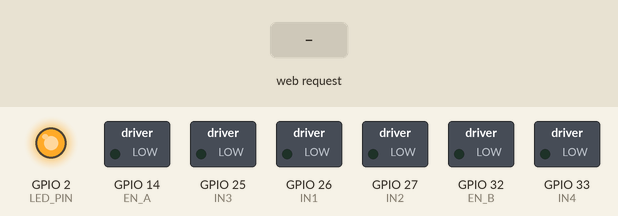
A sketch run on a simulated ESP32. Shown: switched loads named in the sketch (green lamp = pin HIGH), output pins drawn as LEDs (lit = HIGH). The test bench sets the inputs (shaded band). WiFi joins after 1.5 s; servers stay silent unless stated; what the sketch prints to the serial monitor is not drawn.

Above: at 0.1 s.
At 2.8 s:
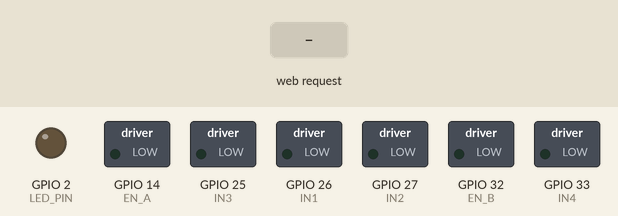
2.9 s: HTTP request GET /FORWARD received
4.4 s: HTTP request GET /BACKWARD received
5.9 s: HTTP request GET /LEFT received
Timing chart, 0 to 8.9 s (numbered marks = the images above; inputs shaded):
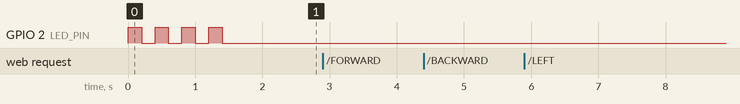

The sketch:

RobotServer.ino
```cpp
#include <WiFi.h>

// --- Configuration ---
const char* ssid     = "wifi_name";
const char* password = "password";

WiFiServer server(8080);

// --- Pin Definitions ---
const int EN_A = 14; // Left Motor Enable Pin
const int IN1  = 26; // Left Motor Input 1 (Direction)
const int IN2  = 27; // Left Motor Input 2 (Direction)

const int EN_B = 32; // Right Motor Enable Pin
const int IN3  = 25; // Right Motor Input 3 (Direction)
const int IN4  = 33; // Right Motor Input 4 (Direction)

const int LED_PIN = 2;


void setMotor(int enPin, int in1Pin, int in2Pin, bool isHighLow) {
  // 1. Set Direction
  if (isHighLow) {
    digitalWrite(in1Pin, HIGH); // Pin 1 is HIGH, Pin 2 is LOW
    digitalWrite(in2Pin, LOW);
  } else {
    digitalWrite(in1Pin, LOW);  // Pin 1 is LOW, Pin 2 is HIGH
    digitalWrite(in2Pin, HIGH);
  }
  // 2. Enable Motor
  digitalWrite(enPin, HIGH);
}

void goForward() {
  digitalWrite(LED_PIN, HIGH); // DEBUG: LED ON
  setMotor(EN_A, IN1, IN2, false); // Left Motor (Forward)
  setMotor(EN_B, IN3, IN4, true);  // Right Motor (Forward)
}

void goBackward() {
  digitalWrite(LED_PIN, HIGH); // DEBUG: LED ON
  setMotor(EN_A, IN1, IN2, true);  // Left Motor (Backward)
  setMotor(EN_B, IN3, IN4, false); // Right Motor (Backward)
}

void goLeft() {
  digitalWrite(LED_PIN, HIGH); // DEBUG: LED ON
  setMotor(EN_A, IN1, IN2, true);  // Left Motor (Backward for pivot)
  setMotor(EN_B, IN3, IN4, true);  // Right Motor (Forward for pivot)
}

void goRight() {
  digitalWrite(LED_PIN, HIGH); // DEBUG: LED ON
  setMotor(EN_A, IN1, IN2, false); // Left Motor (Forward for pivot)
  setMotor(EN_B, IN3, IN4, false); // Right Motor (Backward for pivot)
}

void allStop() {
  digitalWrite(LED_PIN, LOW);
  // 1. Disable Power
  digitalWrite(EN_A, LOW);
  digitalWrite(EN_B, LOW);
  // 2. Set inputs LOW
  digitalWrite(IN1, LOW); digitalWrite(IN2, LOW);
  digitalWrite(IN3, LOW); digitalWrite(IN4, LOW);
}


// --- ARDUINO SETUP ---

void setup() {
  Serial.begin(115200);

  // Initialize all pins as outputs
  pinMode(LED_PIN, OUTPUT);
  pinMode(IN1, OUTPUT); pinMode(IN2, OUTPUT);
  pinMode(IN3, OUTPUT); pinMode(IN4, OUTPUT);
  pinMode(EN_A, OUTPUT); pinMode(EN_B, OUTPUT);

  allStop();

  // Connect to Wi-Fi
  WiFi.begin(ssid, password);
  while (WiFi.status() != WL_CONNECTED) {
    digitalWrite(LED_PIN, !digitalRead(LED_PIN)); // Flash LED while connecting
    delay(200);
    Serial.print(".");
  }

  Serial.println("\nWiFi connected.");
  Serial.print("IP address: ");
  Serial.println(WiFi.localIP());

  digitalWrite(LED_PIN, LOW); // LED OFF means connected
  server.begin();
}


// --- ARDUINO LOOP - TCP COMMAND PARSER ---

void loop() {
  WiFiClient client = server.available();

  if (client) {
    Serial.println("New Client Connected.");

    while (client.connected()) {
      if (client.available()) {
        String command = client.readStringUntil('\n');
        command.trim();

        if (command.length() > 0) {
            Serial.print("Received: ");
            Serial.println(command);

            // --- Command Execution ---
            if (command == "FORWARD") {
                goForward();
            } else if (command == "BACKWARD") {
                goBackward();
            } else if (command == "LEFT") {
                goLeft();
            } else if (command == "RIGHT") {
                goRight();
            } else if (command == "STOP") {
                allStop();
            }
            delay(10);
        }
      }
    }

    Serial.println("Client Disconnected.");
    allStop();
  }
}
```

Measured:
- after the input at 2.9 s, every drawn part: stays the same
- after the input at 4.4 s, every drawn part: stays the same
- after the input at 5.9 s, every drawn part: stays the same
